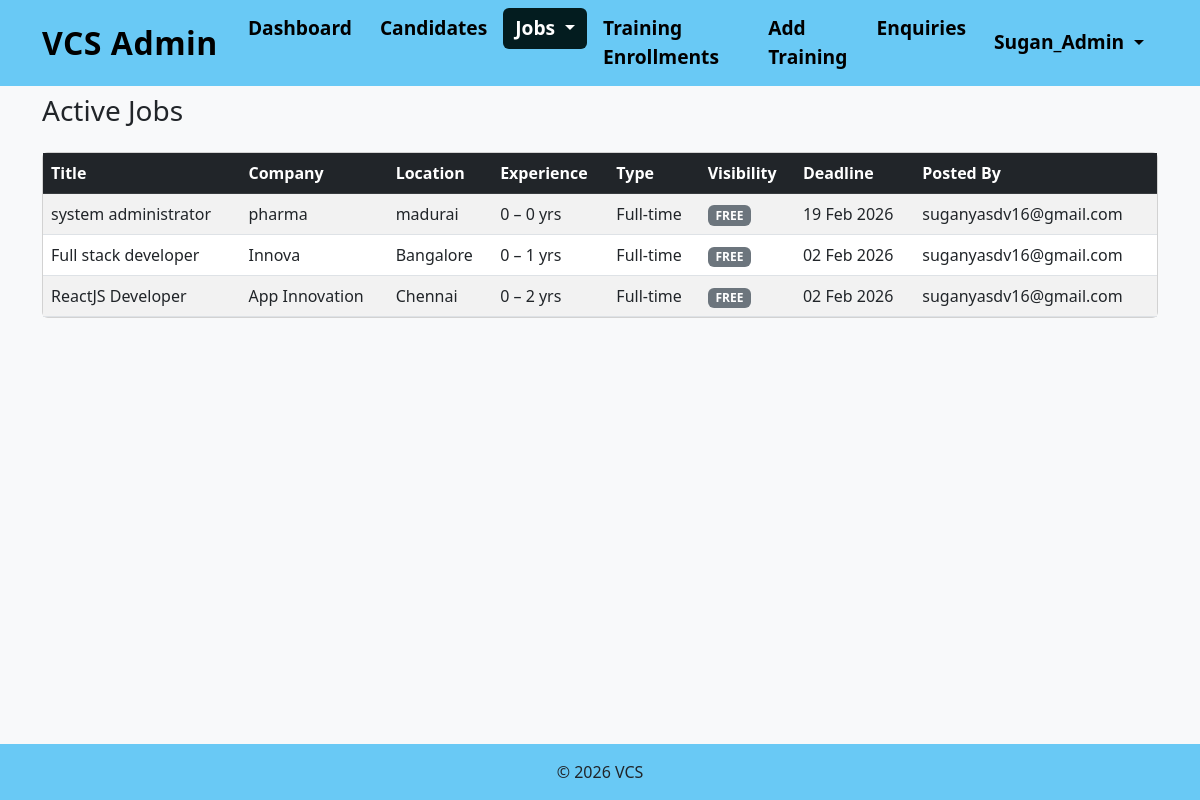
The app's page /jobs/active/ (signed in), older data.
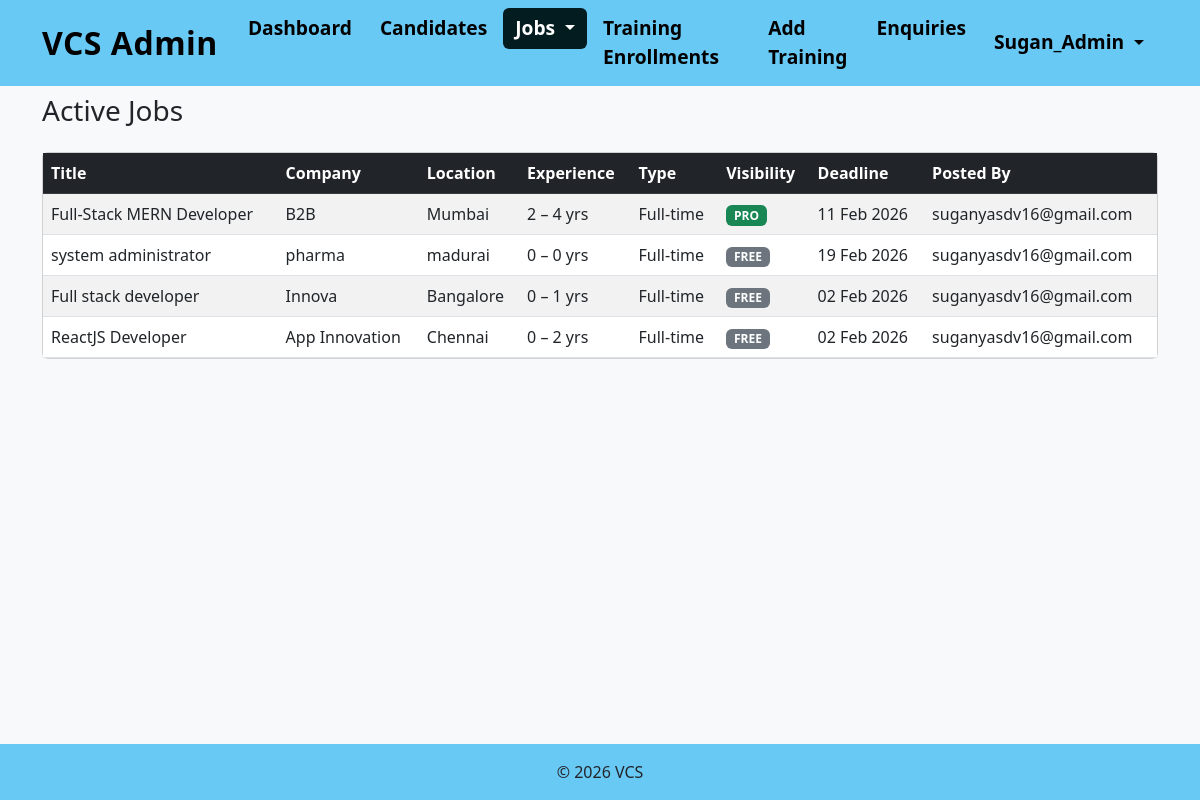
The same page, newer data.
### jobs/models.py (models this page shows, shortened)
class Job(models.Model):
    JOB_TYPE_CHOICES = [
        ('FT', 'Full-time'),
        ('IN', 'Internship'),
        ('CT', 'Contract'),
    ]
    STATUS_CHOICES = [
        ('PENDING', 'Pending Approval'),
        ('PUBLISHED', 'Published'),
        ('REJECTED', 'Rejected'),
    ]
    VISIBILITY_CHOICES = [
        ('FREE', 'Free'),
        ('PRO', 'Pro'),
    ]
    title = models.CharField(max_length=200)
    company_name = models.CharField(max_length=200)
    location = models.CharField(max_length=100)
    experience_min = models.PositiveIntegerField()
    experience_max = models.PositiveIntegerField()
    visibility = models.CharField(
        max_length=10,
        choices=VISIBILITY_CHOICES,
        default='FREE'
    )
    job_type = models.CharField(
        max_length=2,
        choices=JOB_TYPE_CHOICES
    )
    description = models.TextField()
    skills = models.CharField(max_length=255)
    deadline = models.DateField()
    tag_fresher = models.BooleanField(default=False)
    status = models.CharField(
        max_length=10,
        choices=STATUS_CHOICES,
        default='PENDING'
    )
    created_by = models.ForeignKey(
        settings.AUTH_USER_MODEL,
        on_delete=models.CASCADE,
        related_name="jobs_created"
    )
    created_at = models.DateTimeField(auto_now_add=True)
    class Meta:
        ordering = ["-created_at"]

### accounts/models.py (models this page shows, shortened)
class User(AbstractUser):
    username = None  # remove username
    email = models.EmailField(unique=True)
    full_name = models.CharField(max_length=100, blank=True, null=True, default="")
    FREE = "FREE"
    PRO = "PRO"
    SUBSCRIPTION_CHOICES = [
        (FREE, "Free"),
        (PRO, "Pro"),
    ]
    subscription_type = models.CharField(
        max_length=10,
        choices=SUBSCRIPTION_CHOICES,
        default=FREE
    )
    USERNAME_FIELD = "email"
    REQUIRED_FIELDS = []
    objects = UserManager()

### accounts/decorators.py (the view)
    def wrapper(request, *args, **kwargs):
        if not request.user.is_authenticated:
            return redirect("login")
        if not request.user.is_staff:
            messages.error(request, "Access denied.")
            return redirect("dashboard")
        return view_func(request, *args, **kwargs)

### jobs/views.py (called while the page is built)
@staff_required
def active_jobs(request):
    jobs = Job.objects.filter(status="PUBLISHED").order_by("-created_at")
    return render(request, "jobs/active_jobs.html", {"jobs": jobs})

### jobs/templates/jobs/active_jobs.html
{% extends "accounts/base.html" %}
{% block content %}
<h3 class="mb-4">Active Jobs</h3>
<div class="card">
  <div class="card-body p-0">
    <table class="table table-striped mb-0">
      <thead class="table-dark">
        <tr>
          <th>Title</th>
          <th>Company</th>
          <th>Location</th>
          <th>Experience</th>
          <th>Type</th>
          <th>Visibility</th>
          <th>Deadline</th>
          <th>Posted By</th>
        </tr>
      </thead>
      <tbody>
        {% for job in jobs %}
        <tr>
          <td>{{ job.title }}</td>
          <td>{{ job.company_name }}</td>
          <td>{{ job.location }}</td>
          <td>{{ job.experience_min }} – {{ job.experience_max }} yrs</td>
          <td>{{ job.get_job_type_display }}</td>
          <td>
            <span class="badge bg-{% if job.visibility == 'PRO' %}success{% else %}secondary{% endif %}">
              {{ job.visibility }}
            </span>
          </td>
          <td>{{ job.deadline|date:"d M Y" }}</td>
          <td>{{ job.created_by.email }}</td>
        </tr>
        {% empty %}
        <tr>
          <td colspan="8" class="text-center py-3">
            No active jobs found.
          </td>
        </tr>
        {% endfor %}
      </tbody>
    </table>
  </div>
</div>
{% endblock %}

Row changes from the older to the newer data that the page shows:
added Job: title "Full-Stack MERN Developer", company_name "B2B", location "Mumbai", experience_min "2", experience_max "4", job_type "Full-time", visibility "PRO", deadline "11 Feb 2026", created_by.email "suganyasdv16@gmail.com"
